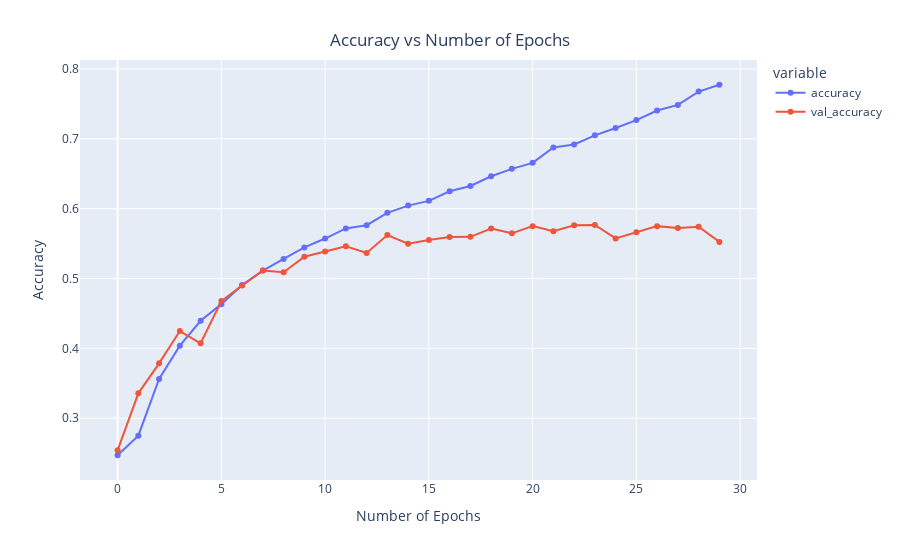

Here is the notebook cell this chart was saved with:
### Code cell
x = px.line(data_frame= hist , y= ["accuracy" , "val_accuracy"] ,markers = True )
x.update_xaxes(title="Number of Epochs")
x.update_yaxes(title = "Accuracy")
x.update_layout(showlegend = True,
    title = {
        'text': 'Accuracy vs Number of Epochs',
        'y':0.94,
        'x':0.5,
        'xanchor': 'center',
        'yanchor': 'top'})
x.show()

### Figure 1 — Plotly figure (JSON) as saved in the notebook; plotly's stock layout.template omitted (floating-point values rounded to 4 significant figures)
{"data": [{"hovertemplate": "variable=accuracy<br>index=%{x}<br>value=%{y}<extra></extra>", "legendgroup": "accuracy", "line": {"color": "#636efa", "dash": "solid"}, "marker": {"symbol": "circle"}, "mode": "lines+markers", "name": "accuracy", "orientation": "v", "showlegend": true, "type": "scatter", "x": [0, 1, 2, 3, 4, 5, 6, 7, 8, 9, 10, 11, 12, 13, 14, 15, 16, 17, 18, 19, 20, 21, 22, 23, 24, 25, 26, 27, 28, 29], "xaxis": "x", "y": [0.2471, 0.2751, 0.3564, 0.4039, 0.4395, 0.4634, 0.4907, 0.5114, 0.5281, 0.5446, 0.5573, 0.5717, 0.5764, 0.5941, 0.6044, 0.6113, 0.625, 0.6326, 0.6465, 0.6571, 0.6656, 0.6878, 0.6921, 0.705, 0.7156, 0.7269, 0.7406, 0.7487, 0.7677, 0.7775], "yaxis": "y"}, {"hovertemplate": "variable=val_accuracy<br>index=%{x}<br>value=%{y}<extra></extra>", "legendgroup": "val_accuracy", "line": {"color": "#EF553B", "dash": "solid"}, "marker": {"symbol": "circle"}, "mode": "lines+markers", "name": "val_accuracy", "orientation": "v", "showlegend": true, "type": "scatter", "x": [0, 1, 2, 3, 4, 5, 6, 7, 8, 9, 10, 11, 12, 13, 14, 15, 16, 17, 18, 19, 20, 21, 22, 23, 24, 25, 26, 27, 28, 29], "xaxis": "x", "y": [0.2541, 0.3357, 0.3787, 0.4249, 0.4074, 0.4678, 0.4901, 0.5116, 0.5091, 0.5313, 0.5389, 0.5461, 0.5366, 0.5623, 0.55, 0.5553, 0.5595, 0.5598, 0.5717, 0.5648, 0.5751, 0.5678, 0.5762, 0.5768, 0.5575, 0.5665, 0.5751, 0.5726, 0.5743, 0.5525], "yaxis": "y"}], "layout": {"legend": {"title": {"text": "variable"}, "tracegroupgap": 0}, "margin": {"t": 60}, "showlegend": true, "title": {"text": "Accuracy vs Number of Epochs", "x": 0.5, "xanchor": "center", "y": 0.94, "yanchor": "top"}, "xaxis": {"anchor": "y", "domain": [0, 1], "title": {"text": "Number of Epochs"}}, "yaxis": {"anchor": "x", "domain": [0, 1], "title": {"text": "Accuracy"}}}}
